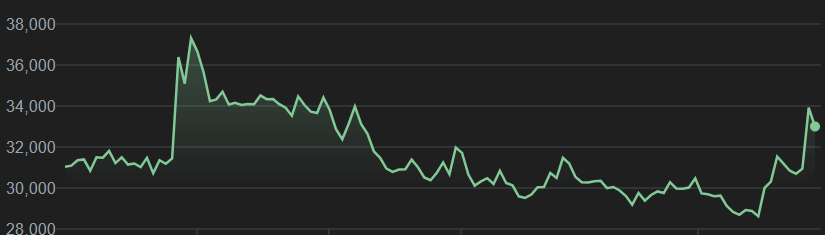
#> input picture Images/3M India share price.png, 825 x 235 px, found by its file name; its folder holds only this picture in this run
$ python split.py
#> lines starting #> are read from the running program, lines starting #| are printed output that depends on the picture
# for collecting training data
import os
from PIL import Image, ImageOps
import numpy as np

# Define the paths
image_dir = 'C:/Users/Rahil Maniar/Desktop/Stock Market Predictor/Images'  # Directory containing the original images
left_dir = 'C:/Users/Rahil Maniar/Desktop/Stock Market Predictor/left'  # Directory to save left halves
right_dir = 'C:/Users/Rahil Maniar/Desktop/Stock Market Predictor/right'  # Directory to save right halves

# Create directories if they do not exist
os.makedirs(left_dir, exist_ok=True)
os.makedirs(right_dir, exist_ok=True)

# Fixed dimensions for resizing (e.g., height=256, width=512)
fixed_height = 256
fixed_width = 512

# Function to load, resize, split, and save images
def split_and_save_images(image_dir, left_dir, right_dir):
    for filename in os.listdir(image_dir):
        if filename.endswith('.png'):
            image_path = os.path.join(image_dir, filename)
            image = Image.open(image_path)
#> image is the input picture: PIL image 825x235 RGB; mean R, G, B 35.2, 37.3, 36.1
            image_resized = image.resize((fixed_width, fixed_height))  # Resize image
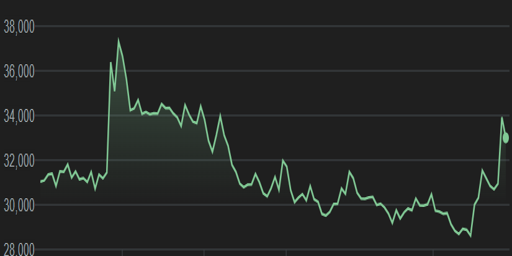
#> image_resized: PIL image 512x256 RGB; mean R, G, B 35.2, 37.3, 36.1
            image_gray = ImageOps.grayscale(image_resized)
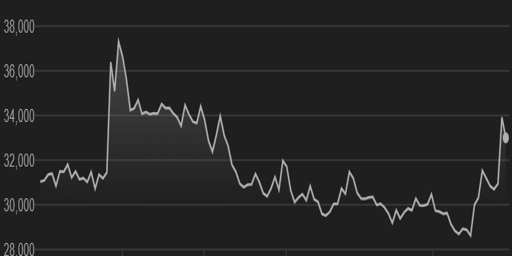
#> image_gray: PIL image 512x256 L; min 16, max 189, mean 36.5
            image_array = np.array(image_gray)

            height, width = image_array.shape
#> height = 256; width = 512
            left_half = image_array[:, :width // 2]
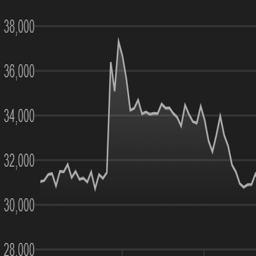
#> left_half: shape (256, 256); min 16, max 185, mean 38.2
            right_half = image_array[:, width // 2:]
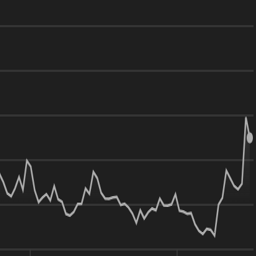
#> right_half: shape (256, 256); min 21, max 189, mean 34.9

            # Convert numpy arrays back to images
            left_image = Image.fromarray(left_half)
            right_image = Image.fromarray(right_half)

            # Save the images
            left_image.save(os.path.join(left_dir, filename))
            right_image.save(os.path.join(right_dir, filename))

# Run the function
split_and_save_images(image_dir, left_dir, right_dir)

$ run again, on Images/Apollo Tyres share price.png
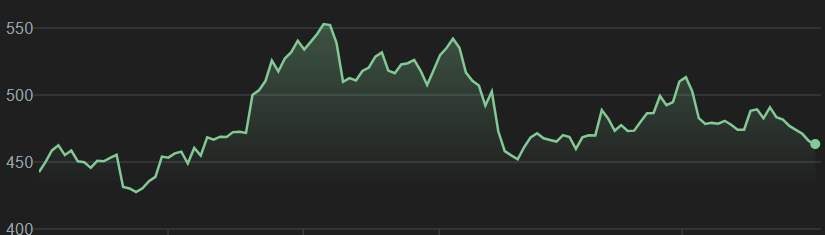
#> input picture Images/Apollo Tyres share price.png, 825 x 235 px, found by its file name
#> in split_and_save_images, image is the input picture: PIL image 825x235 RGB; mean R, G, B 36.1, 39.3, 37.1
#> in split_and_save_images, `image_resized = image.resize((fixed_width, fixed_height))`:
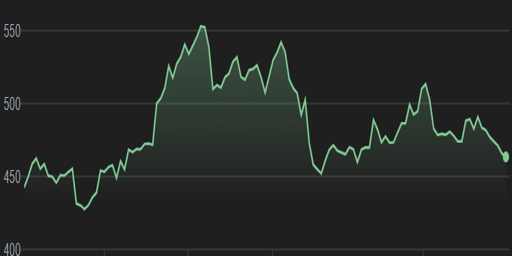
#> image_resized: PIL image 512x256 RGB; mean R, G, B 36.1, 39.3, 37.1
#> in split_and_save_images, `right_half = image_array[:, width // 2:]`:
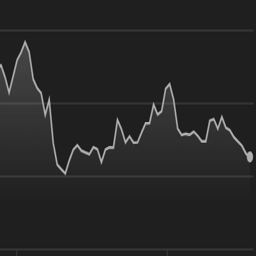
#> right_half: shape (256, 256); min 21, max 187, mean 37.7

$ run again, on Images/Arvind Fashions share price.png
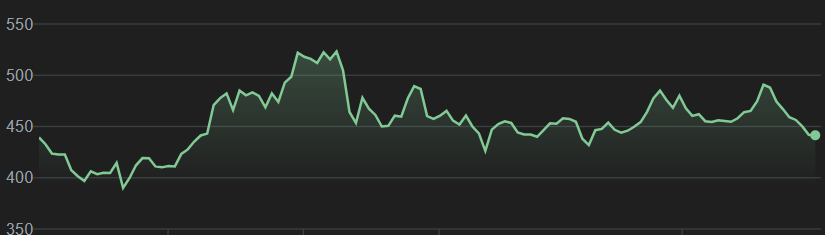
#> input picture Images/Arvind Fashions share price.png, 825 x 235 px, found by its file name
#> in split_and_save_images, image is the input picture: PIL image 825x235 RGB; mean R, G, B 35.5, 38.3, 36.5
#> in split_and_save_images, `image_resized = image.resize((fixed_width, fixed_height))`:
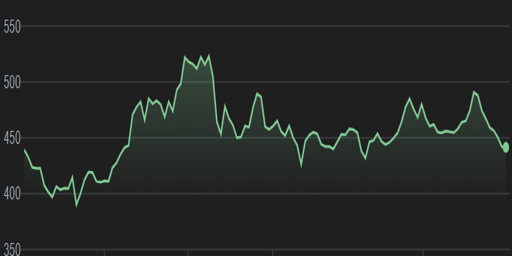
#> image_resized: PIL image 512x256 RGB; mean R, G, B 35.5, 38.3, 36.5
#> in split_and_save_images, `right_half = image_array[:, width // 2:]`:
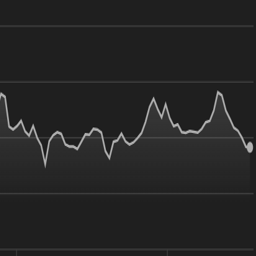
#> right_half: shape (256, 256); min 20, max 185, mean 36.7

$ run again, on Images/Asahi India Glass share price.png
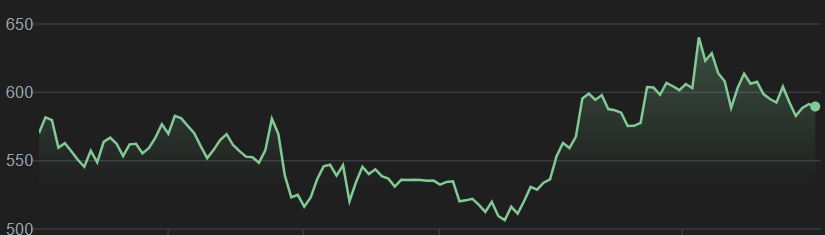
#> input picture Images/Asahi India Glass share price.png, 825 x 235 px, found by its file name
#> in split_and_save_images, image is the input picture: PIL image 825x235 RGB; mean R, G, B 35.1, 37.5, 35.9
#> in split_and_save_images, `image_gray = ImageOps.grayscale(image_resized)`:
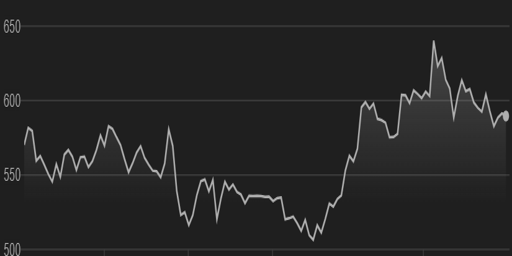
#> image_gray: PIL image 512x256 L; min 17, max 188, mean 36.6
#> in split_and_save_images, `right_half = image_array[:, width // 2:]`:
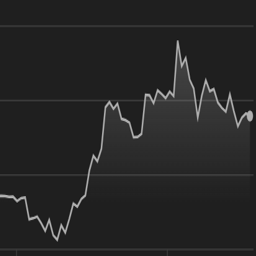
#> right_half: shape (256, 256); min 19, max 188, mean 37.5

$ run again, on Images/Adani Ports share price.png
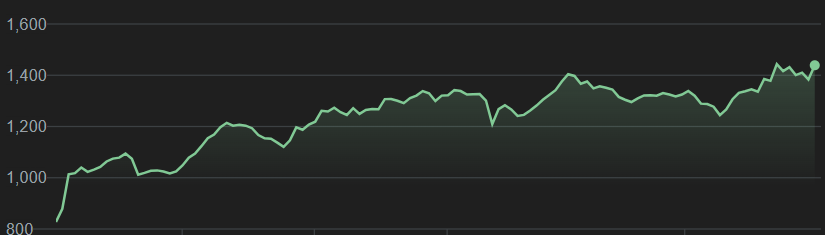
#> input picture Images/Adani Ports share price.png, 825 x 235 px, found by its file name
#> in split_and_save_images, image is the input picture: PIL image 825x235 RGB; mean R, G, B 35.5, 38.2, 36.5
#> in split_and_save_images, `right_half = image_array[:, width // 2:]`:
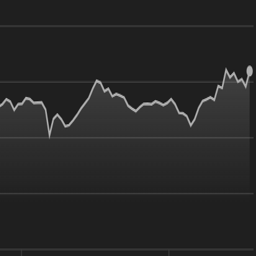
#> right_half: shape (256, 256); min 20, max 188, mean 38.7
